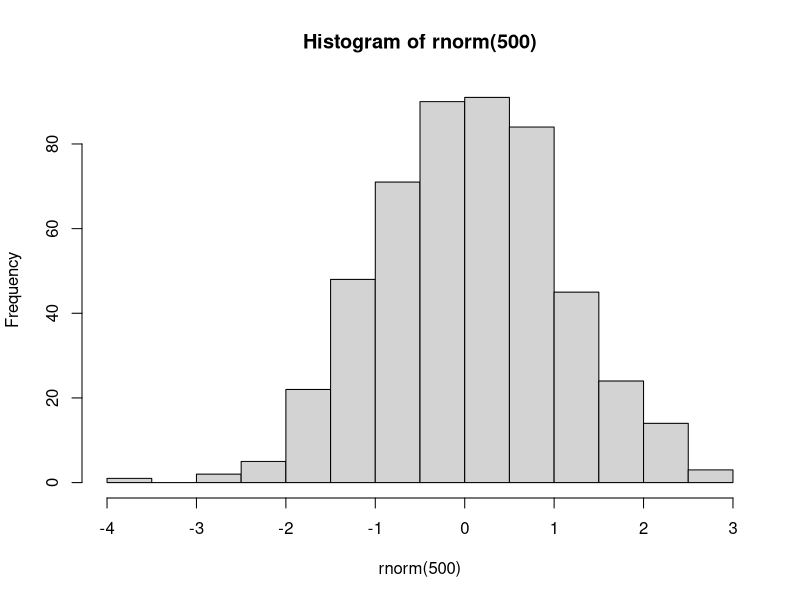

Source code (R):
## ---- chunk 1
hist(rnorm(500))
